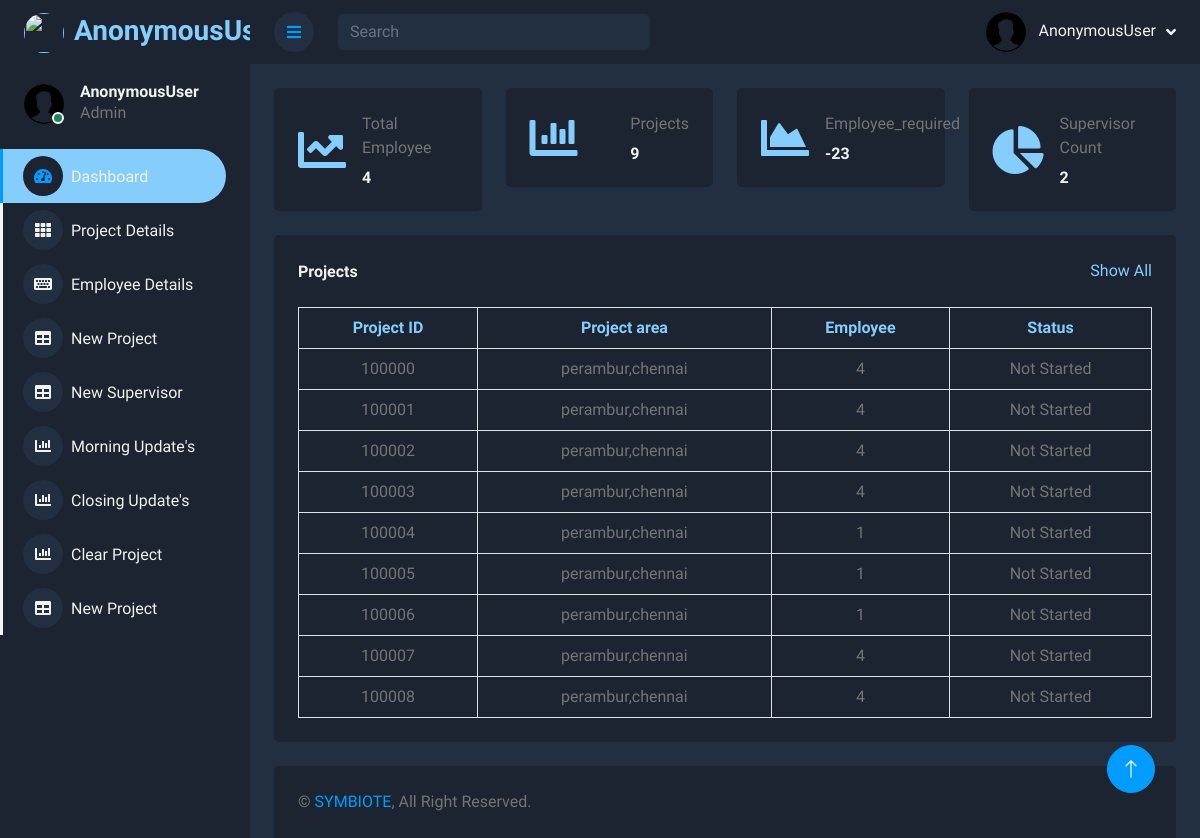
The app's page /admin_page, older data.
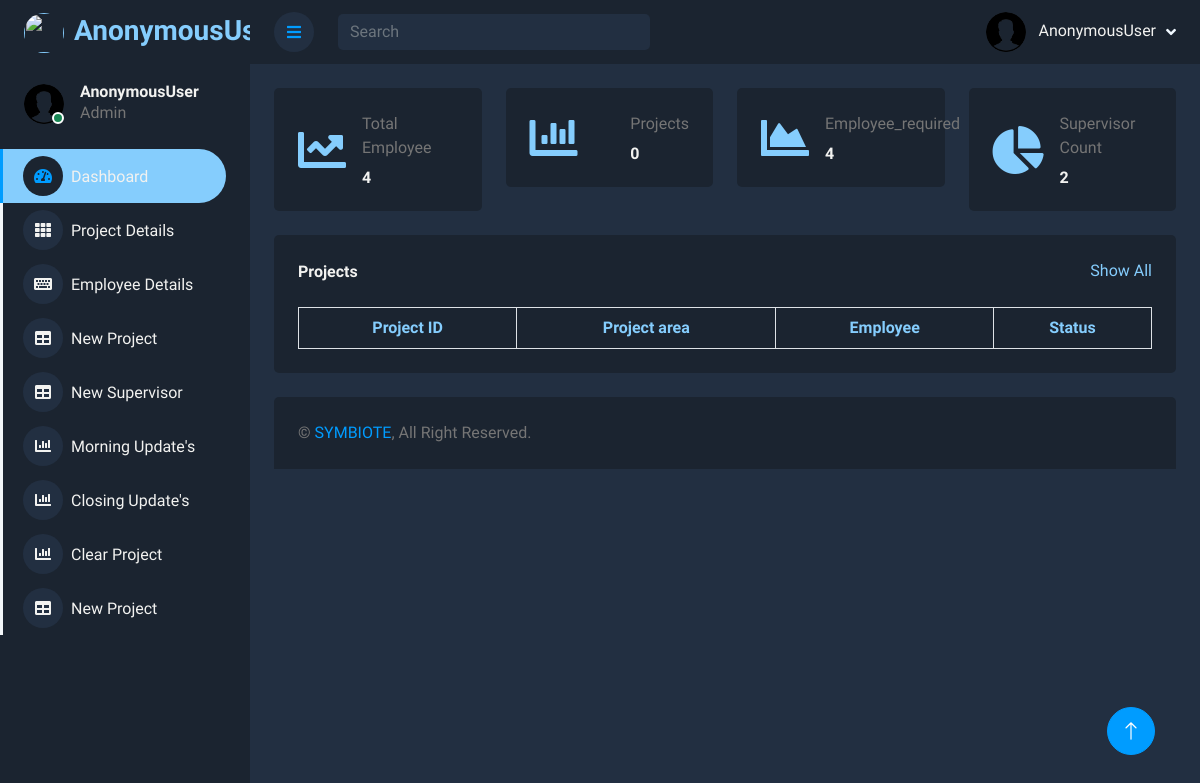
The same page, newer data.
### symbiote/models.py (models this page shows, shortened)
class project(models.Model):
    project_id=models.IntegerField()
    project_area=models.CharField(max_length=100)
    employee_required=models.IntegerField()
    status=models.CharField(max_length=100,default="Not Started")
    supervisor=models.CharField(max_length=100)
    phone_number=models.IntegerField()
    from_date=models.DateField()
    to_date=models.DateField()

### symbiote/views.py (the view)
# urls.py: path('admin_page', views.admin_page, name="admin_page"),
def admin_page(request):
    supervisor_count = len(supervisor_detail.objects.all())
    project_count = len(project.objects.all())
    employee_count = len(employee_details.objects.all())
    employee_required = 0
    for i in project.objects.all():
        employee_required += int(i.employee_required)
    projects = project.objects.all()
    return render(request, 'symbiote/admin_page.html',
                  {"username": request.user, 'supervisor_count': supervisor_count, 'project_count': project_count,
                   'employee_required': employee_count - employee_required, 'total_employee': employee_count,
                   'projects': projects})

### symbiote/templates/symbiote/admin_page.html (shortened to what the changed rows need)
{% load static %}
<!DOCTYPE html>
<html lang="en">
<head>
    <link href="https://cdnjs.cloudflare.com/ajax/libs/font-awesome/5.10.0/css/all.min.css" rel="stylesheet">
    <link href="https://cdn.jsdelivr.net/npm/bootstrap-icons@1.4.1/font/bootstrap-icons.css" rel="stylesheet">
    <link href="{%  static 'symbiote/index_styles/lib/owlcarousel/assets/owl.carousel.min.css' %}" rel="stylesheet">
    <link href="{%  static 'symbiote/index_styles/lib/tempusdominus/css/tempusdominus-bootstrap-4.min.css' %}" rel="stylesheet" />
    <link href="{%  static 'symbiote/index_styles/css/bootstrap.min.css' %}" rel="stylesheet">
    <link href="{%  static 'symbiote/index_styles/css/style.css' %}" rel="stylesheet">
</head>
<body style="background: #1B2430">
    <div class="container-xxl position-relative d-flex p-0" >
        <div class="content">
            <div class="container-fluid pt-4 px-4">
                <div class="row g-4">
                    <div class="col-sm-6 col-xl-3">
                        <div class="bg-light rounded d-flex align-items-center justify-content-between p-4">
                            <div class="ms-3">
                                <p class="mb-2">Projects</p>
                                <h6 class="mb-0">{{ project_count }}</h6>
                            </div>
                        </div>
                    </div>
                    <div class="col-sm-6 col-xl-3">
                        <div class="bg-light rounded d-flex align-items-center justify-content-between p-4">
                            <div class="ms-3">
                                <p class="mb-2">Employee_required</p>
                                <h6 class="mb-0">{{ employee_required }}</h6>
                            </div>
                        </div>
                    </div>
                </div>
            </div>
            <div class="container-fluid pt-4 px-4">
                <div class="bg-light text-center rounded p-4">
                    <div class="table-responsive">
                        <table class="table text-start align-middle table-bordered table-hover mb-0">
                            <thead>
                                <tr class="text-dark">
                                    <th scope="col" style="text-align: center">Project ID</th>
                                    <th scope="col" style="text-align: center">Project area</th>
                                    <th scope="col" style="text-align: center">Employee</th>
                                    <th scope="col" style="text-align: center">Status</th>
                                </tr>
                            </thead>
                            <tbody>
                                {% for i in projects %}
                                <tr>
                                    <td style="text-align: center">{{ i.project_id }}</td>
                                    <td style="text-align: center">{{ i.project_area }}</td>
                                    <td style="text-align: center">{{ i.employee_required }}</td>
                                    <td style="text-align: center">{{ i.status }}</td>
                                </tr>
                                {% endfor %}
                            </tbody>
                        </table>
                    </div>
                </div>
            </div>
        </div>
    </div>
</body>
</html>

Row changes from the older to the newer data that the page shows:
removed project: project_id "100000", project_area "perambur,chennai", employee_required "4", status "Not Started"
removed project: project_id "100001", project_area "perambur,chennai", employee_required "4", status "Not Started"
removed project: project_id "100002", project_area "perambur,chennai", employee_required "4", status "Not Started"
removed project: project_id "100003", project_area "perambur,chennai", employee_required "4", status "Not Started"
removed project: project_id "100004", project_area "perambur,chennai", employee_required "1", status "Not Started"
removed project: project_id "100005", project_area "perambur,chennai", employee_required "1", status "Not Started"
removed project: project_id "100006", project_area "perambur,chennai", employee_required "1", status "Not Started"
removed project: project_id "100007", project_area "perambur,chennai", employee_required "4", status "Not Started"
removed project: project_id "100008", project_area "perambur,chennai", employee_required "4", status "Not Started"
Text that changed along with them:
{{ project_count }}: "9" → "0"
{{ employee_required }}: "-23" → "4"
